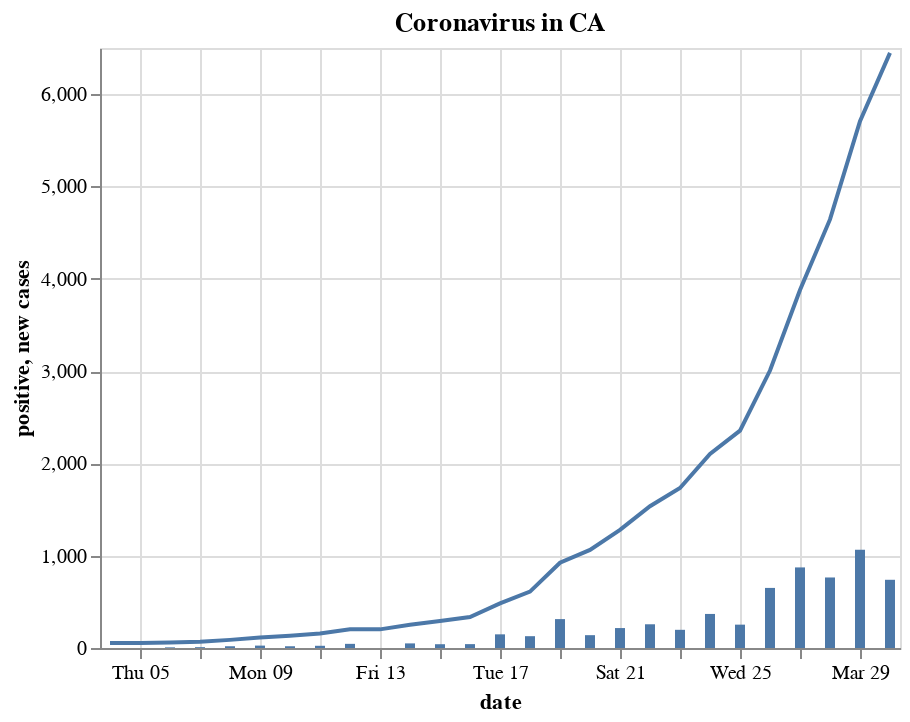

The cell this chart's notebook holds for it:
### Code cell
alt.Chart(data[['date', 'positive']]).mark_line().encode(
    x='date',
    y='positive'
) + alt.Chart(data[['date', 'new cases']]).mark_bar().encode(
    x='date',
    y='new cases'
).properties(
    title='Coronavirus in ' + state
)

### Figure 1 — Vega-Lite specification as saved in the notebook (floating-point values rounded to 4 significant figures)
{"$schema": "https://vega.github.io/schema/vega-lite/v3.4.0.json", "config": {"mark": {"tooltip": null}, "view": {"height": 300, "width": 400}}, "datasets": {"data-bf2d140ab34e32dfbea4167714667629": [{"date": "2020-03-04T00:00:00", "positive": 53}, {"date": "2020-03-05T00:00:00", "positive": 53}, {"date": "2020-03-06T00:00:00", "positive": 60}, {"date": "2020-03-07T00:00:00", "positive": 69}, {"date": "2020-03-08T00:00:00", "positive": 88}, {"date": "2020-03-09T00:00:00", "positive": 114}, {"date": "2020-03-10T00:00:00", "positive": 133}, {"date": "2020-03-11T00:00:00", "positive": 157}, {"date": "2020-03-12T00:00:00", "positive": 202}, {"date": "2020-03-13T00:00:00", "positive": 202}, {"date": "2020-03-14T00:00:00", "positive": 252}, {"date": "2020-03-15T00:00:00", "positive": 293}, {"date": "2020-03-16T00:00:00", "positive": 335}, {"date": "2020-03-17T00:00:00", "positive": 483}, {"date": "2020-03-18T00:00:00", "positive": 611}, {"date": "2020-03-19T00:00:00", "positive": 924}, {"date": "2020-03-20T00:00:00", "positive": 1063}, {"date": "2020-03-21T00:00:00", "positive": 1279}, {"date": "2020-03-22T00:00:00", "positive": 1536}, {"date": "2020-03-23T00:00:00", "positive": 1733}, {"date": "2020-03-24T00:00:00", "positive": 2102}, {"date": "2020-03-25T00:00:00", "positive": 2355}, {"date": "2020-03-26T00:00:00", "positive": 3006}, {"date": "2020-03-27T00:00:00", "positive": 3879}, {"date": "2020-03-28T00:00:00", "positive": 4643}, {"date": "2020-03-29T00:00:00", "positive": 5708}, {"date": "2020-03-30T00:00:00", "positive": 6447}], "data-e2b04eafc39da1276db18ed76935d0ba": [{"date": "2020-03-04T00:00:00", "new cases": null}, {"date": "2020-03-05T00:00:00", "new cases": 0}, {"date": "2020-03-06T00:00:00", "new cases": 7}, {"date": "2020-03-07T00:00:00", "new cases": 9}, {"date": "2020-03-08T00:00:00", "new cases": 19}, {"date": "2020-03-09T00:00:00", "new cases": 26}, {"date": "2020-03-10T00:00:00", "new cases": 19}, {"date": "2020-03-11T00:00:00", "new cases": 24}, {"date": "2020-03-12T00:00:00", "new cases": 45}, {"date": "2020-03-13T00:00:00", "new cases": 0}, {"date": "2020-03-14T00:00:00", "new cases": 50}, {"date": "2020-03-15T00:00:00", "new cases": 41}, {"date": "2020-03-16T00:00:00", "new cases": 42}, {"date": "2020-03-17T00:00:00", "new cases": 148}, {"date": "2020-03-18T00:00:00", "new cases": 128}, {"date": "2020-03-19T00:00:00", "new cases": 313}, {"date": "2020-03-20T00:00:00", "new cases": 139}, {"date": "2020-03-21T00:00:00", "new cases": 216}, {"date": "2020-03-22T00:00:00", "new cases": 257}, {"date": "2020-03-23T00:00:00", "new cases": 197}, {"date": "2020-03-24T00:00:00", "new cases": 369}, {"date": "2020-03-25T00:00:00", "new cases": 253}, {"date": "2020-03-26T00:00:00", "new cases": 651}, {"date": "2020-03-27T00:00:00", "new cases": 873}, {"date": "2020-03-28T00:00:00", "new cases": 764}, {"date": "2020-03-29T00:00:00", "new cases": 1065}, {"date": "2020-03-30T00:00:00", "new cases": 739}]}, "layer": [{"data": {"name": "data-bf2d140ab34e32dfbea4167714667629"}, "encoding": {"x": {"field": "date", "type": "temporal"}, "y": {"field": "positive", "type": "quantitative"}}, "mark": "line"}, {"data": {"name": "data-e2b04eafc39da1276db18ed76935d0ba"}, "encoding": {"x": {"field": "date", "type": "temporal"}, "y": {"field": "new cases", "type": "quantitative"}}, "mark": "bar", "title": "Coronavirus in CA"}]}
